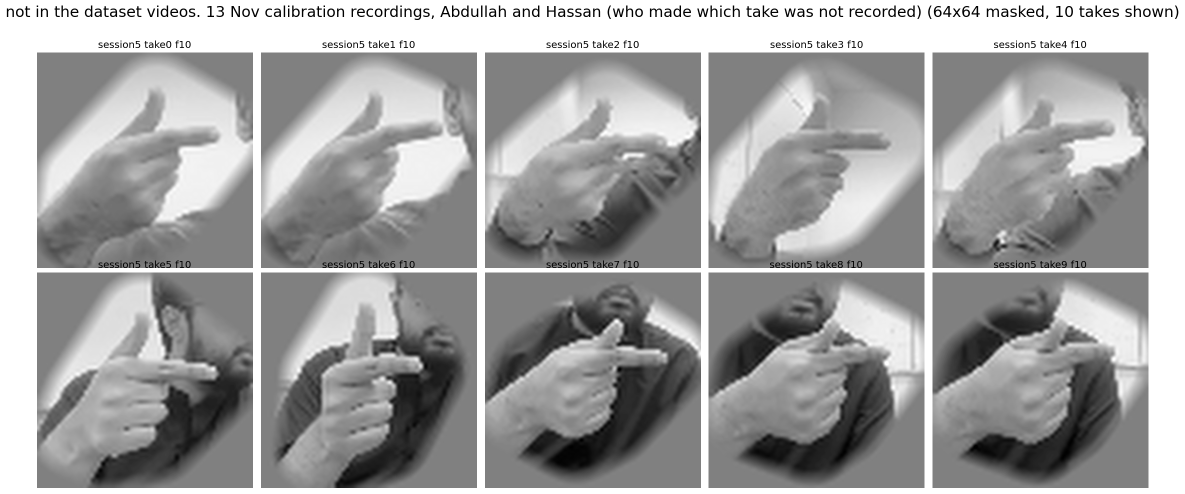
#> input picture letter_sheets/U0621_ء/sheet.png, 2370 x 987 px (shown at 1/2 size)
$ python cut_tiles.py out.png
#> lines starting #> are read from the running program, lines starting #| are printed output that depends on the picture; after the words box and inside, x2 and y2 are one past the last pixel; in counts of white or black regions, pixels touching at a corner belong together
"""Cut the dataset tiles out of letter_sheets/*/sheet.png and read their captions (OCR).

Run from the repo root: python results/2026-11-23_flag_review/cut_tiles.py OUT_DIR
Needs tesseract (eng). Writes OUT_DIR/<codepoint>_<k>.png and OUT_DIR/tiles.csv.
Matching tiles to holds (signer + position, then the Urdu word) was done afterwards;
review_key.csv holds the result."""
import glob, os, re, sys, subprocess
import cv2, numpy as np, pandas as pd

REPO = "."
OUT = sys.argv[1] if len(sys.argv) > 1 else "tiles"; os.makedirs(OUT, exist_ok=True)

def tiles_of(path):
#> called with path = 'letter_sheets/U0621_ء/sheet.png'
    img = cv2.imread(path)
#> img is the input picture: shape (987, 2370, 3); min 0, max 255, mean 161.3
    nonwhite = (img.min(axis=2) < 235).astype(np.uint8)
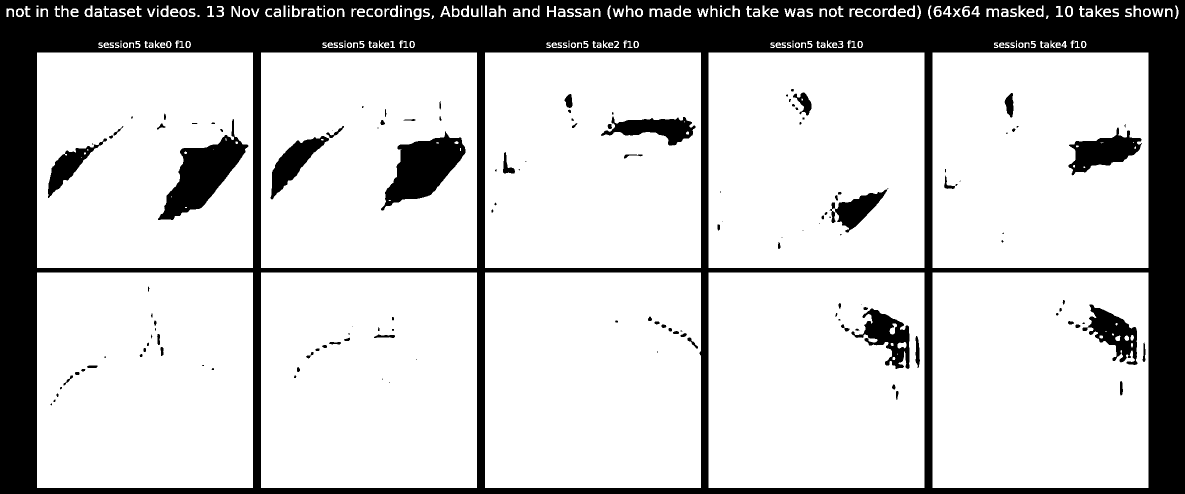
#> nonwhite: shape (987, 2370) (shown at 1/2 size); values 0 (black) and 1 (white), 77.5% white; 216 black regions (70 under 20 px), largest, box (x1, y1, x2, y2) and area: (0, 0, 2370, 987) 450979, (316, 238, 497, 440) 14075, (762, 262, 931, 421) 13302
    n, lab, stats, _ = cv2.connectedComponentsWithStats(nonwhite, 8)
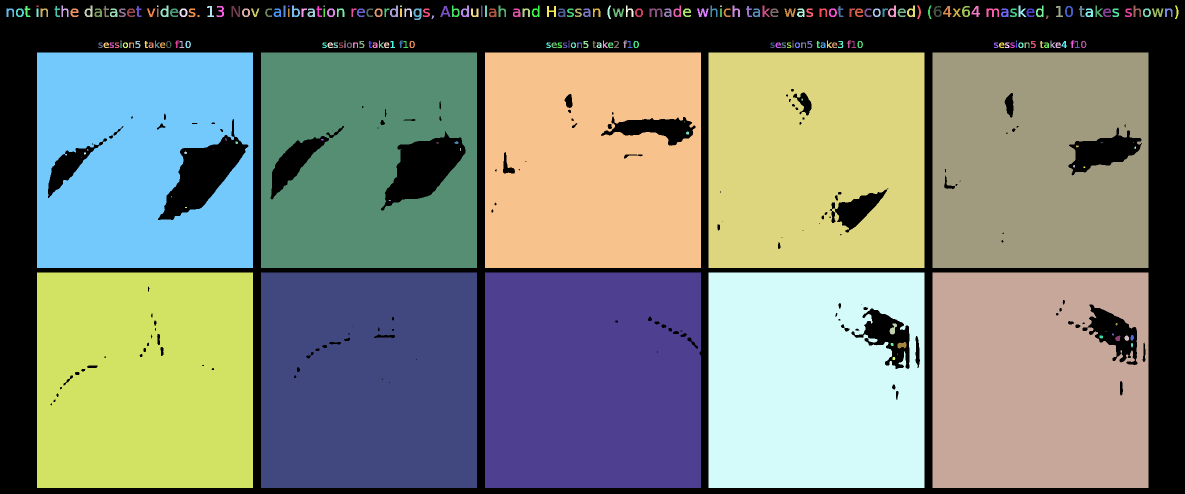
#> lab: shape (987, 2370) int32 (shown at 1/2 size); 263 distinct labels, from 0 to 262; one colour per label, 0 black
#> n = 263; stats = 263 rows, first 6: [0, 0, 2370, 987, 525632], [73, 11, 4, 3, 12], [123, 11, 14, 23, 143], [169, 11, 16, 23, 194], [314, 11, 3, 3, 9], [321, 11, 16, 23, 196]
    boxes = [tuple(s[:4]) for s in stats[1:] if s[4] > 30000 and s[2] > 150 and s[3] > 150]
#> boxes = [(74, 105, 432, 431), (522, 105, 432, 431), (970, 105, 432, 431), (1417, 105, 432, 431), (1865, 105, 432, 431), (74, 545, 432, 431), (522, 545, 432, 431), (970, 545, 432, 431), (1417, 545, 432, 431), (1865, 545, 432, 431)]
    # colour tiles only (the calibration panel below is grey): mean saturation
    hsv = cv2.cvtColor(img, cv2.COLOR_BGR2HSV)
#> hsv: shape (987, 2370, 3); mean H, S, V 0, 0, 161.3
    col = [b for b in boxes if hsv[b[1]:b[1]+b[3], b[0]:b[0]+b[2], 1].mean() > 40]
#> col = []
    col.sort(key=lambda b: (round(b[1] / 50), b[0]))       # reading order
    return img, col

def ocr(img):
    big = cv2.resize(img, None, fx=3, fy=3, interpolation=cv2.INTER_CUBIC)
    r = subprocess.run(["tesseract", "stdin", "stdout", "-l", "eng", "--psm", "6"],
                       input=cv2.imencode(".png", big)[1].tobytes(), capture_output=True)
    return r.stdout.decode("utf-8", "ignore")

rows = []
for sheet in sorted(glob.glob(f"{REPO}/letter_sheets/U*_*/sheet.png")):
    letter = os.path.basename(os.path.dirname(sheet)).split("_", 1)[1]
    img, boxes = tiles_of(sheet)
#> boxes = []
    for k, (x, y, w, h) in enumerate(boxes):
        cap = img[max(0, y - 75):y - 2, x - 20:x + w + 20]
        t = ocr(cap)
        sig = re.search(r"S\s*([1-5])\s*[-–]\s*([FLR])", t)
        pos = re.search(r"pos\s*(\d+)", t)
        f = f"{OUT}/{ord(letter):04X}_{k:02d}.png"
        cv2.imwrite(f, img[y:y+h, x:x+w])
        rows.append({"letter": letter, "tile": k, "file": f, "ocr": " ".join(t.split()),
                     "signer": f"signer{sig.group(1)}-{sig.group(2)}" if sig else None,
                     "pos": int(pos.group(1)) - 1 if pos else None, "low_trust": "low" in t})
#> this loop made 0 passes
#> after the loop, rows = []
T = pd.DataFrame(rows); T.to_csv(os.path.join(OUT, "tiles.csv"), index=False)
#> after `T = pd.DataFrame(rows)`: T = table of 0 rows and 0 columns
#> (the run stopped early here; a loop or call above may not have finished)
